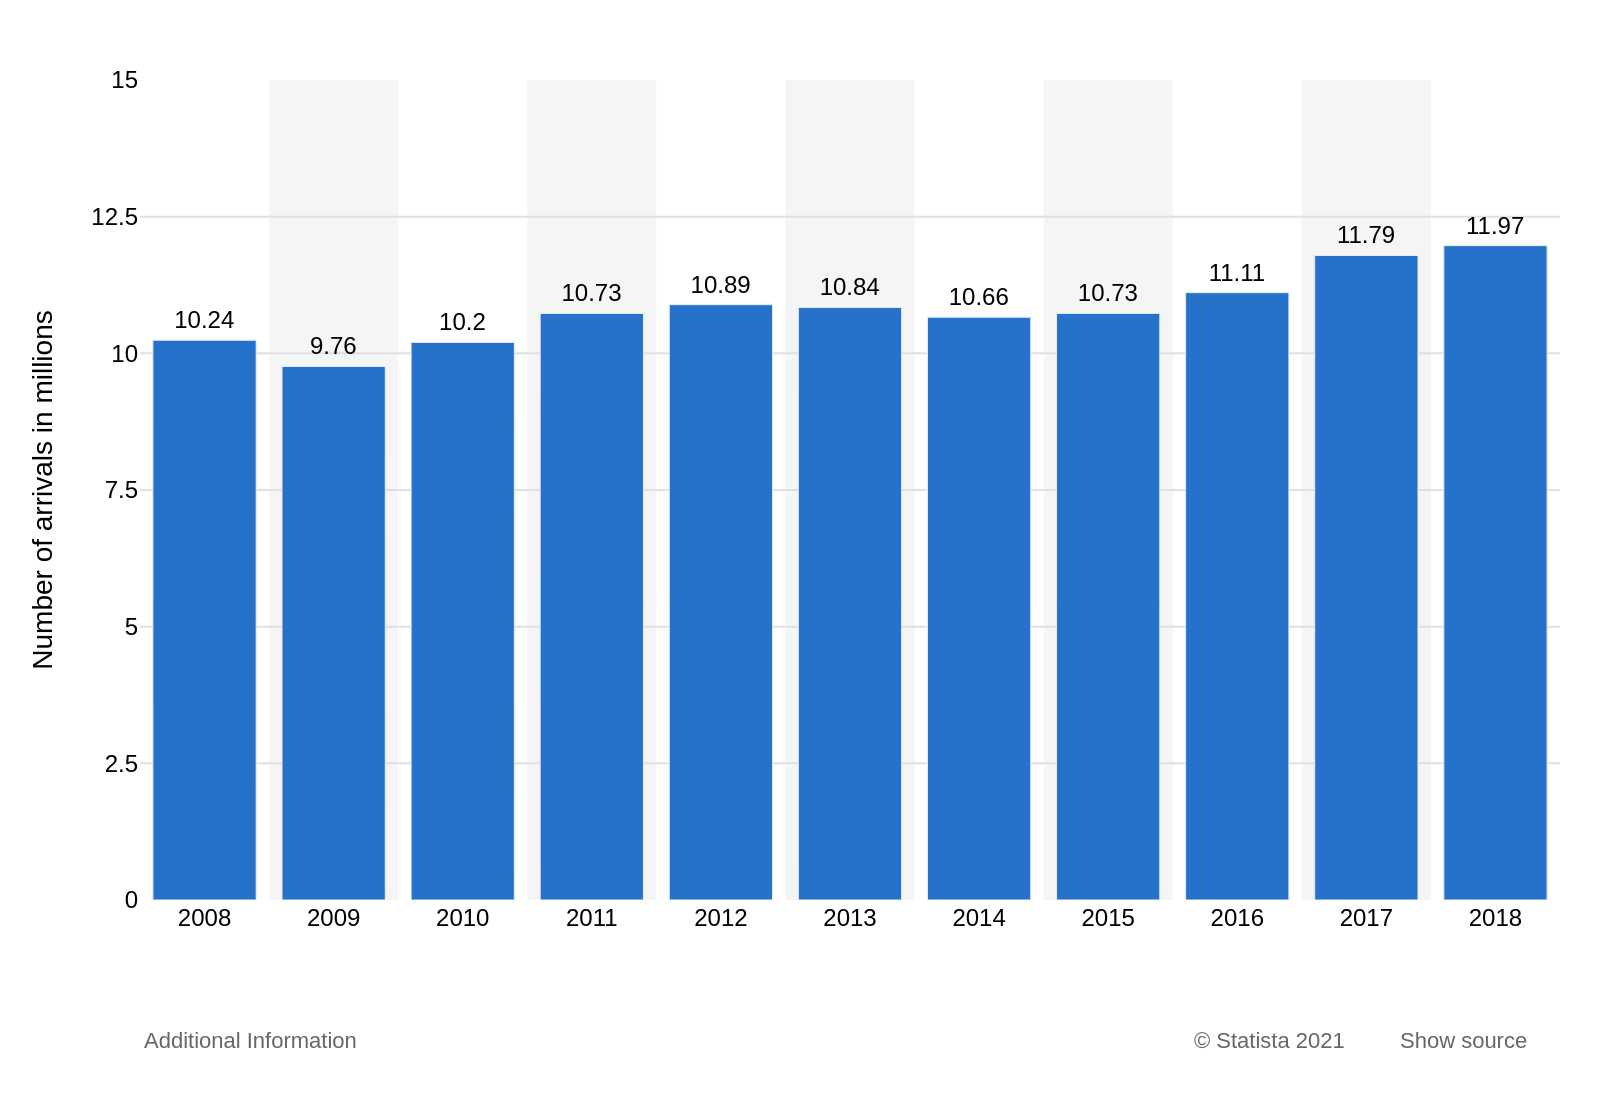

Reproduce this figure in Python.
import sys
import json
import os
import plotly.graph_objects as go

if len(sys.argv) != 2:
    print("Usage: python create_chart.py <path_to_json_file>")
    sys.exit(1)

json_path = sys.argv[1]

try:
    with open(json_path, 'r', encoding='utf-8') as f:
        chart_info = json.load(f)
except FileNotFoundError:
    print(f"Error: JSON file not found at {json_path}")
    sys.exit(1)
except json.JSONDecodeError:
    print(f"Error: Could not decode JSON from {json_path}")
    sys.exit(1)

chart_data = chart_info.get('chart_data', [])
texts = chart_info.get('texts', {})
colors = chart_info.get('colors', [])

categories = [item['category'] for item in chart_data]
values = [item['value'] for item in chart_data]

fig = go.Figure()

# Add bar trace
fig.add_trace(go.Bar(
    x=categories,
    y=values,
    text=values,
    textposition='outside',
    marker_color=colors[0] if colors else None,
    cliponaxis=False,
    textfont=dict(
        family="Arial",
        size=12,
        color='black'
    )
))

# Create background shapes to mimic the vertical bands
shapes = []
for i, cat in enumerate(categories):
    if i % 2 != 0:
        shapes.append(go.layout.Shape(
            type="rect",
            xref="x",
            yref="paper",
            x0=i - 0.5,
            y0=0,
            x1=i + 0.5,
            y1=1,
            fillcolor="#f5f5f5",
            layer="below",
            line_width=0,
        ))

# Create annotations for source text
annotations = []
if texts.get('source_left'):
    annotations.append(
        dict(
            xref="paper", yref="paper",
            x=0.0, y=-0.15,
            xanchor="left", yanchor="top",
            text=texts['source_left'],
            showarrow=False,
            font=dict(family="Arial", size=11, color="#666666")
        )
    )

if texts.get('source_right_main'):
     annotations.append(
        dict(
            xref="paper", yref="paper",
            x=0.85, y=-0.15,
            xanchor="right", yanchor="top",
            text=texts['source_right_main'],
            showarrow=False,
            font=dict(family="Arial", size=11, color="#666666")
        )
    )

if texts.get('source_right_secondary'):
     annotations.append(
        dict(
            xref="paper", yref="paper",
            x=0.98, y=-0.15,
            xanchor="right", yanchor="top",
            text=texts['source_right_secondary'],
            showarrow=False,
            font=dict(family="Arial", size=11, color="#666666")
        )
    )

# Update layout
fig.update_layout(
    title_text=texts.get('title'),
    yaxis_title=texts.get('y_axis_title'),
    xaxis_title=texts.get('x_axis_title'),
    font=dict(
        family="Arial",
        size=12,
        color="black"
    ),
    plot_bgcolor='white',
    paper_bgcolor='white',
    showlegend=False,
    margin=dict(l=70, r=20, t=40, b=100),
    yaxis=dict(
        range=[0, 15],
        tickmode='array',
        tickvals=[0, 2.5, 5, 7.5, 10, 12.5, 15],
        gridcolor='#e0e0e0',
        zeroline=False
    ),
    xaxis=dict(
        showgrid=False
    ),
    shapes=shapes,
    annotations=annotations
)

base_filename = os.path.splitext(os.path.basename(json_path))[0]
output_filename = f"{base_filename}.png"

fig.write_image(output_filename, scale=2, width=800, height=550)

print(f"Chart saved to {output_filename}")
